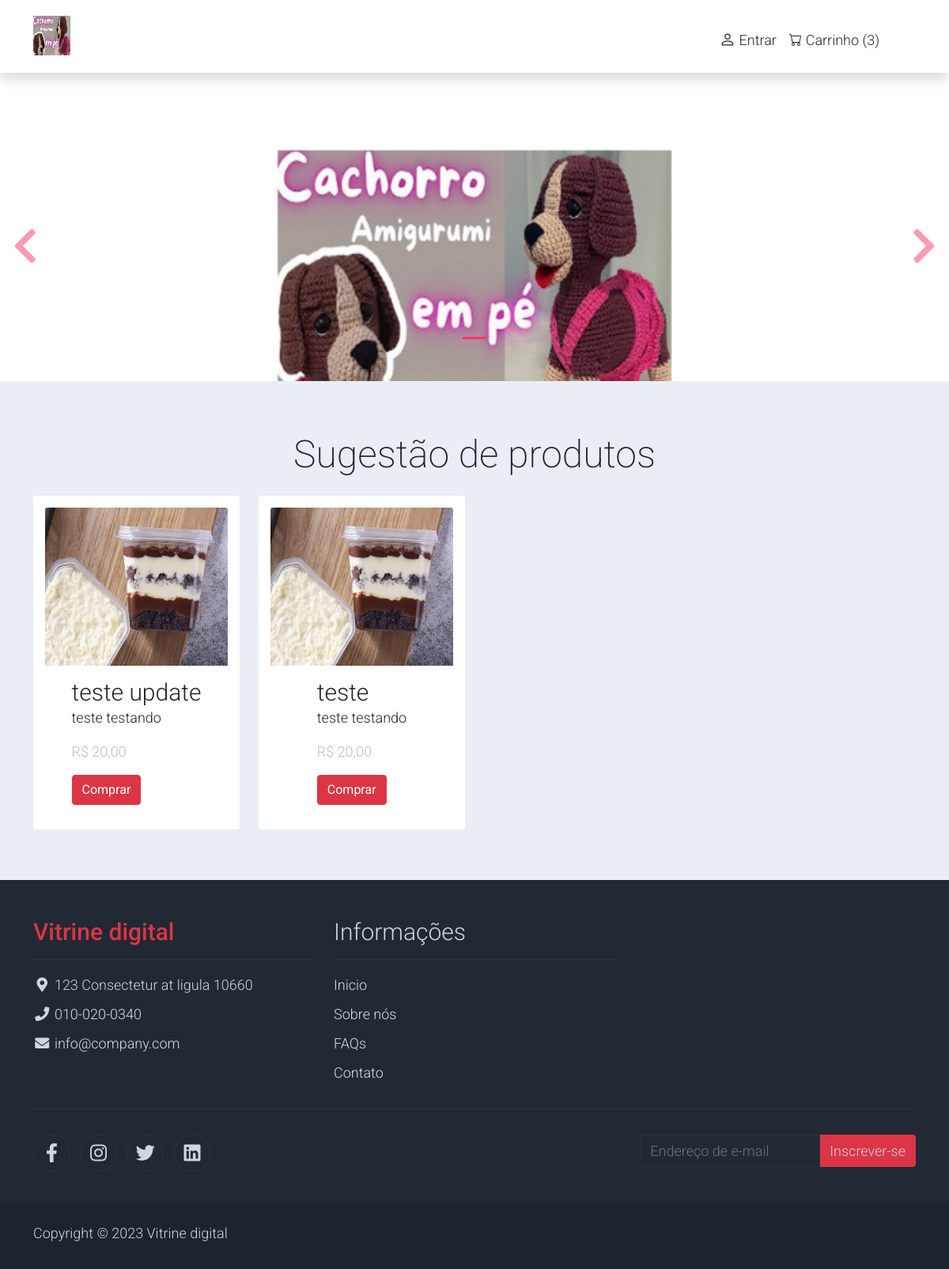
Page /store/b3a9a6d935f8445bb1ee3d91245d5a3f on the committed database.
### apps/main/models.py (models this page shows)
class Stores(models.Model):
    id = models.UUIDField(primary_key=True, default=uuid.uuid4, editable=False)
    cnpj = models.CharField(max_length=200, unique=True)
    corporate_name = models.CharField(max_length=200)
    email = models.EmailField()
    password = models.CharField(max_length=200)
    contact = models.CharField(max_length=200)
    segment = models.CharField(
        max_length = 200,
        choices = SEGMENT_CHOICES,
        default = '-------------'
    )
    logo = models.ImageField(upload_to = "logos/")

### apps/company/models.py (models this page shows)
class Products(models.Model):
    name = models.CharField(max_length=200)
    description = models.CharField(max_length=200)
    price = models.DecimalField(decimal_places=2,max_digits=10)
    image = models.ImageField(upload_to = "image-products/")
    store = models.ForeignKey(Stores, on_delete=models.CASCADE)

### apps/main/views.py (the view)
# urls.py: path("store/<str:id>", StoreView.as_view(), name="store"),
class StoreView(View):
    def get(self, request, id):
        store = Stores.objects.get(id=id)
        products = Products.objects.filter(store__id=id)
        item = {
            "store": store,
            "products": products,
        }
        return render(request, "store.html", item)

### apps/main/templates/store.html (shortened to what this page needs)
<!DOCTYPE html>
<html lang="pt-br">
{% include 'templates/partials/head.html' %}
<head>
</head>
<nav class="navbar navbar-expand-lg navbar-light shadow">
    <div class="container d-flex justify-content-between align-items-center">
        <a class="navbar-brand text-success logo h1 align-self-center" href="/store/{{store.id}}">
            <img class="img-fluid" src="{{store.logo.url}}" style="width: 50px; height: 50px;">
        </a>
        <div class="align-self-center collapse navbar-collapse flex-fill  d-lg-flex justify-content-lg-between"
            id="templatemo_main_nav">
            <div class="navbar align-self-center d-flex">
                <div class="user-info">
                </div>
                {% if user.is_authenticated == False %}
                <div class="user-info">
                    <a href="#" id="entrar">
                        Entrar
                    </a>
                    <a href="#" class="cart">
                        <span>Carrinho</span>
                        <span>(3)</span>
                    </a>
                </div>
                {% endif %}
            </div>
        </div>
    </div>
</nav>
<div id="content-wrapper">
    <div id="template-mo-zay-hero-carousel" class="carousel slide" data-bs-ride="carousel">
        <ol class="carousel-indicators">
            <li data-bs-target="#template-mo-zay-hero-carousel" data-bs-slide-to="0" class="active"></li>
        </ol>
        <div class="carousel-inner">
            <div class="carousel-item active">
                <div class="container">
                    <div class="row p-5">
                        <div class="mx-auto col-md-8 col-lg-6 order-lg-last">
                            <img class="img-fluid" src="{{store.logo.url}}" style="width: 100%; height: 300px;" alt="">
                        </div>
                    </div>
                </div>
            </div>
        </div>
        <a class="carousel-control-prev text-decoration-none w-auto ps-3" href="#template-mo-zay-hero-carousel"
            role="button" data-bs-slide="prev">
            <i class="fas fa-chevron-left"></i>
        </a>
        <a class="carousel-control-next text-decoration-none w-auto pe-3" href="#template-mo-zay-hero-carousel"
            role="button" data-bs-slide="next">
            <i class="fas fa-chevron-right"></i>
        </a>
    </div>
</div>
<section class="featured-produts bg-light" id="produtos">
    <div class="container py-5">
        <div class="row text-center py-3">
            <div class="col-lg-6 m-auto">
                <h1 class="h1">Sugestão de produtos</h1>
            </div>
        </div>
        <div class="row">
            {% if products %}
            {% for product in products %}
            <div class="col-12 col-md-3 mb-3">
                <div class="card h-100">
                    <a href="/store/{{product.store.id}}">
                        <img src={{product.image.url}} class="card-img-top img-fluid" alt="...">
                    </a>
                    <div class="card-body">
                        <a href="/store/{{product.store.id}}"
                            class="h2 text-decoration-none text-dark">{{product.name}}</a>
                        <p class="card-text">
                            {{product.description}}
                        </p>
                        <p class="text-muted text-right"> R$ {{product.price}} </p>
                        <a href="/store/{{product.store.id}}">
                            <button class="btn btn-danger">Comprar</button>
                        </a>
                    </div>
                </div>
            </div>
            {% endfor %}
            {% else %}
            <h2 style="padding: 50px 0 100px 0;">Ainda não há produtos nessa loja.</h2>
            {% endif %}
        </div>
    </div>
</section>
{% include 'templates/partials/footer.html' %}

### static/assets/css/templatemo.css (style rules this page uses)
body, ul, li, p, a, label, input, div { font-family: 'Roboto', sans-serif; font-size: 18px !important; font-weight: 300 !important; }
.h1 { font-family: 'Roboto', sans-serif; font-size: 48px !important; font-weight: 200 !important; }
.h2 { font-family: 'Roboto', sans-serif; font-size: 30px !important; font-weight: 300; }
.logo { font-weight: 500 !important; }
.text-muted { color: #bcbcbc !important; }
.text-success { color: #59ab6e !important; }
.bg-light { background-color: #e9eef5 !important; }
#templatemo_main_nav a { color: #212934; }
#template-mo-zay-hero-carousel { background: #efefef !important; }
#template-mo-zay-hero-carousel .carousel-indicators li { margin-top: -50px; background-color: #ff3667; }
#template-mo-zay-hero-carousel .carousel-control-next i, #template-mo-zay-hero-carousel .carousel-control-prev i { color: #ff3667 !important; font-size: 2.8em !important; }
@media (min-width: 992px) { #template-mo-zay-hero-carousel .carousel-item { min-height: 30rem !important; } }

### static/assets/css/shops.css (style rules this page uses)
.card { border: none; width: 100%; }
.card img { width: 250px; height: 200px; }

### static/assets/css/store.css (style rules this page uses)
.user-info { width: 100%; white-space: nowrap; margin-left: 800px; padding: 5px; }
.user-info a { text-decoration: none; }
.bi { align-items: center; margin-bottom: 5px; }
.cart { margin-left: 12px; }
#template-mo-zay-hero-carousel { background: #fff !important; margin-top: 50px; }
section { display: block; box-sizing: inherit; }
.p-5 { padding: 3rem!important; }
.carousel .carousel-inner { height: 340px; }
.card { padding: 15px; align-items: center; justify-content: center; }

### rows in the picture
Stores: logo (picture)
Products: image (picture), name "teste update", description "teste testando", price "20,00"
Products: image (picture), name "teste", description "teste testando", price "20,00"
